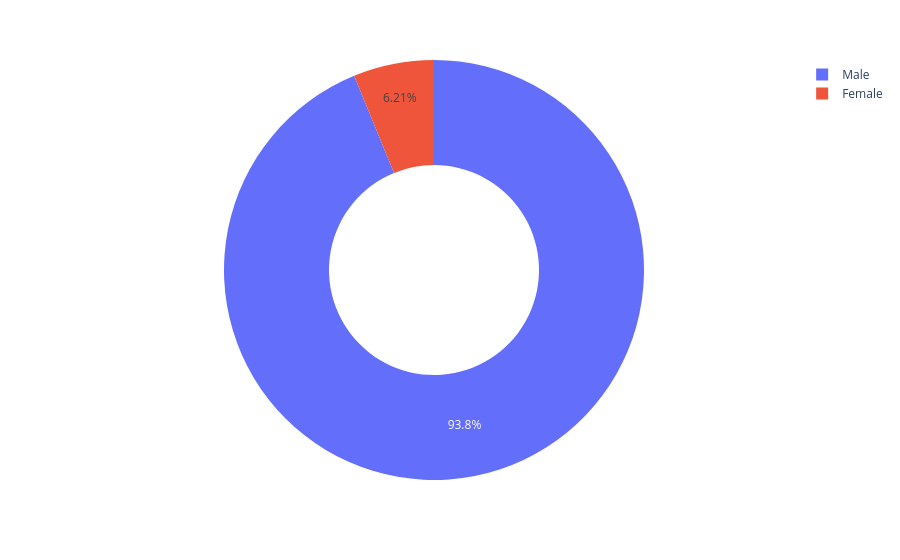

Notebook source saved alongside this figure:
### Code cell
mf_ratio = px.pie(df_data,values=male_female,names=['Male','Female'],hole=0.5)
mf_ratio.show()

### Figure 1 — Plotly figure (JSON) as saved in the notebook; plotly's stock layout.template omitted (floating-point values rounded to 4 significant figures)
{"data": [{"domain": {"x": [0, 1], "y": [0, 1]}, "hole": 0.5, "hovertemplate": "label=%{label}<br>value=%{value}<extra></extra>", "labels": ["Male", "Female"], "legendgroup": "", "name": "", "showlegend": true, "type": "pie", "values": [876, 58]}], "layout": {"legend": {"tracegroupgap": 0}, "margin": {"t": 60}}}
